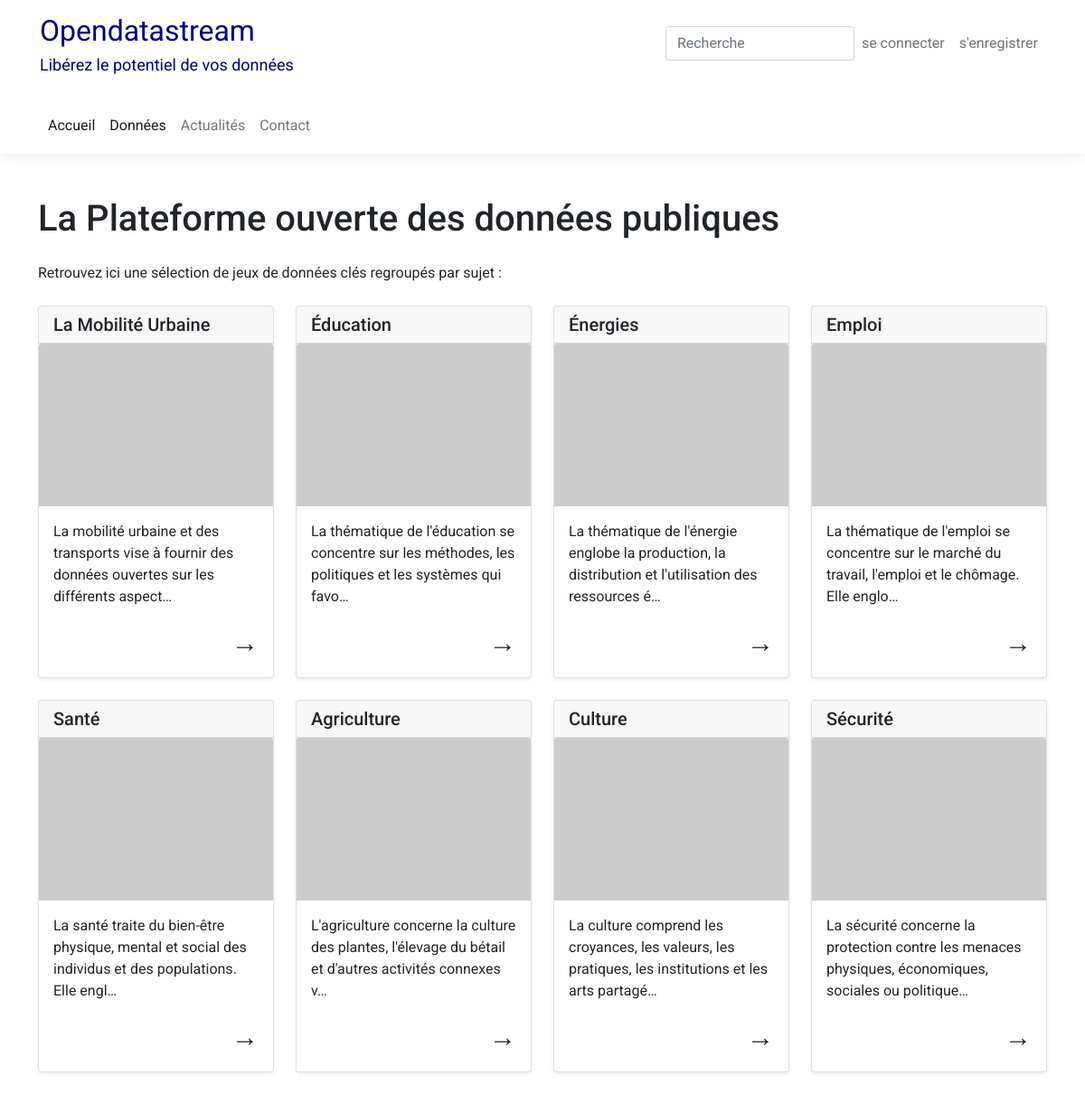
The page / on the database its author committed.
### pages/models.py (models this page shows, shortened)
class Thematiques(models.Model):
    titre = models.CharField(max_length=200)
    description=models.TextField(blank=True)
    slug = models.SlugField(unique=True, blank=True)
    image = models.ImageField(upload_to="static/images",blank=True, null=True)
    date_ajout = models.DateTimeField(auto_now=True)
    class Meta:
        ordering = ['-date_ajout']

### pages/views.py (the view)
# urls.py: path('', views.page_accueil, name="accueil"),
def page_accueil(request):
    thematiques = Thematiques.objects.all()
    context = {'thematiques':thematiques}
    return render(request,"pages/accueil.html",context)

### pages/templates/pages/accueil.html (shortened to what this page needs)
{% extends "base.html" %}
{% load static %}
{% block content %}
<div class="container mt-5 mb-4 container-home">
    <h1 class="mb-4 text-center">La Plateforme ouverte des données publiques</h1>
    <p class="mb-4 text-center">Retrouvez ici une sélection de jeux de données clés regroupés par sujet :</p>
    <div class="row row-cols-1 row-cols-md-2 row-cols-lg-4 g-4">
        {% for thematique in thematiques %}
        <div class="col">
            <div class="card h-100 shadow-sm">
                <div class="card-header">
                    <h5 class="m-0">{{ thematique.titre }}</h5>
                </div>
                <a href="{% url 'page_detail' slug=thematique.slug %}" class="text-decoration-none text-dark">
                    <img class="card-img-top"
                        src="{% if thematique.image and thematique.image.url %}{{ thematique.image.url }}{% else %}https://placehold.co/600x400/png{% endif %}"
                        width="240" height="180" loading="lazy" alt="Image de la thématique">
                    <div class="card-body d-flex flex-column flex-grow-1">
                        <p class="card-text flex-grow-1">{{ thematique.description|truncatechars:100 }}</p>
                        <div class="mt-auto d-flex justify-content-end w-100">
                            <span style="font-size: 30px;">&#8594;</span>
                        </div>
                    </div>
                </a>
            </div>
        </div>
        {% endfor %}
    </div>
</div>
{% endblock content %}

### static/css/style.css (style rules this page uses)
body { line-height: 1.5; font-family: 'Roboto', sans-serif; font-weight: 400; overflow-x: hidden; }
* { margin:0; box-sizing: border-box; }
:before,:after { box-sizing: border-box; }
.d-flex { display:flex; align-items:center; justify-content: center; }
a { text-decoration:none; color:#0D2D6D; }

### static/css/accueil.css (style rules this page uses)
.container-home { display: flex; flex-wrap: wrap; }

### rows shown on the page
Thematiques: titre "La Mobilité Urbaine", description "La mobilité urbaine et des transports vise à fournir des données ouvertes sur les différents aspect…"
Thematiques: titre "Éducation", description "La thématique de l'éducation se concentre sur les méthodes, les politiques et les systèmes qui favo…"
Thematiques: titre "Énergies", description "La thématique de l'énergie englobe la production, la distribution et l'utilisation des ressources é…"
Thematiques: titre "Emploi", description "La thématique de l'emploi se concentre sur le marché du travail, l'emploi et le chômage. Elle englo…"
Thematiques: titre "Santé", description "La santé traite du bien-être physique, mental et social des individus et des populations. Elle engl…"
Thematiques: titre "Agriculture", description "L'agriculture concerne la culture des plantes, l'élevage du bétail et d'autres activités connexes v…"
Thematiques: titre "Culture", description "La culture comprend les croyances, les valeurs, les pratiques, les institutions et les arts partagé…"
Thematiques: titre "Sécurité", description "La sécurité concerne la protection contre les menaces physiques, économiques, sociales ou politique…"
